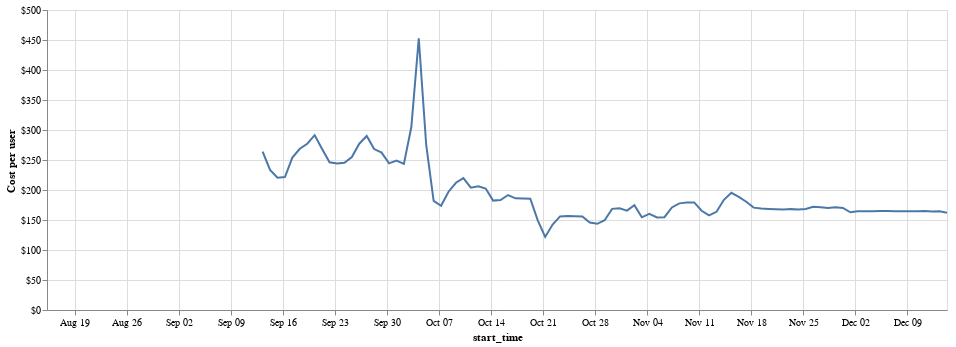

The notebook cell this image was saved under:
### Markdown cell above
## Daily cloud costs

### Code cell
alt.Chart(cost, width=900).mark_line().encode(
    x='start_time',
    y=alt.Y('cost', axis=alt.Axis(format="$.0f", title="Cost per user"))
)

### Figure 1 — Vega-Lite specification as saved in the notebook (floating-point values rounded to 4 significant figures)
{"$schema": "https://vega.github.io/schema/vega-lite/v2.6.0.json", "config": {"view": {"height": 300, "width": 400}}, "data": {"name": "data-e1a6ecb613e6b4b772489f2dc1fc7a71"}, "datasets": {"data-e1a6ecb613e6b4b772489f2dc1fc7a71": [{"cost": 40.16, "start_time": "2018-09-12T00:00:00-07:00"}, {"cost": 264.0, "start_time": "2018-09-13T00:00:00-07:00"}, {"cost": 233.4, "start_time": "2018-09-14T00:00:00-07:00"}, {"cost": 220.5, "start_time": "2018-09-15T00:00:00-07:00"}, {"cost": 221.5, "start_time": "2018-09-16T00:00:00-07:00"}, {"cost": 254.1, "start_time": "2018-09-17T00:00:00-07:00"}, {"cost": 268.7, "start_time": "2018-09-18T00:00:00-07:00"}, {"cost": 277.0, "start_time": "2018-09-19T00:00:00-07:00"}, {"cost": 291.3, "start_time": "2018-09-20T00:00:00-07:00"}, {"cost": 268.4, "start_time": "2018-09-21T00:00:00-07:00"}, {"cost": 246.1, "start_time": "2018-09-22T00:00:00-07:00"}, {"cost": 244.2, "start_time": "2018-09-23T00:00:00-07:00"}, {"cost": 245.5, "start_time": "2018-09-24T00:00:00-07:00"}, {"cost": 254.9, "start_time": "2018-09-25T00:00:00-07:00"}, {"cost": 277.2, "start_time": "2018-09-26T00:00:00-07:00"}, {"cost": 290.0, "start_time": "2018-09-27T00:00:00-07:00"}, {"cost": 268.3, "start_time": "2018-09-28T00:00:00-07:00"}, {"cost": 262.4, "start_time": "2018-09-29T00:00:00-07:00"}, {"cost": 244.4, "start_time": "2018-09-30T00:00:00-07:00"}, {"cost": 249.0, "start_time": "2018-10-01T00:00:00-07:00"}, {"cost": 243.5, "start_time": "2018-10-02T00:00:00-07:00"}, {"cost": 304.9, "start_time": "2018-10-03T00:00:00-07:00"}, {"cost": 453.0, "start_time": "2018-10-04T00:00:00-07:00"}, {"cost": 275.0, "start_time": "2018-10-05T00:00:00-07:00"}, {"cost": 181.8, "start_time": "2018-10-06T00:00:00-07:00"}, {"cost": 173.6, "start_time": "2018-10-07T00:00:00-07:00"}, {"cost": 197.1, "start_time": "2018-10-08T00:00:00-07:00"}, {"cost": 212.1, "start_time": "2018-10-09T00:00:00-07:00"}, {"cost": 219.8, "start_time": "2018-10-10T00:00:00-07:00"}, {"cost": 203.8, "start_time": "2018-10-11T00:00:00-07:00"}, {"cost": 206.1, "start_time": "2018-10-12T00:00:00-07:00"}, {"cost": 202.4, "start_time": "2018-10-13T00:00:00-07:00"}, {"cost": 182.3, "start_time": "2018-10-14T00:00:00-07:00"}, {"cost": 183.3, "start_time": "2018-10-15T00:00:00-07:00"}, {"cost": 191.6, "start_time": "2018-10-16T00:00:00-07:00"}, {"cost": 186.1, "start_time": "2018-10-17T00:00:00-07:00"}, {"cost": 185.8, "start_time": "2018-10-18T00:00:00-07:00"}, {"cost": 185.5, "start_time": "2018-10-19T00:00:00-07:00"}, {"cost": 149.5, "start_time": "2018-10-20T00:00:00-07:00"}, {"cost": 121.8, "start_time": "2018-10-21T00:00:00-07:00"}, {"cost": 142.4, "start_time": "2018-10-22T00:00:00-07:00"}, {"cost": 155.9, "start_time": "2018-10-23T00:00:00-07:00"}, {"cost": 156.9, "start_time": "2018-10-24T00:00:00-07:00"}, {"cost": 156.4, "start_time": "2018-10-25T00:00:00-07:00"}, {"cost": 155.9, "start_time": "2018-10-26T00:00:00-07:00"}, {"cost": 145.9, "start_time": "2018-10-27T00:00:00-07:00"}, {"cost": 143.6, "start_time": "2018-10-28T00:00:00-07:00"}, {"cost": 149.6, "start_time": "2018-10-29T00:00:00-07:00"}, {"cost": 168.6, "start_time": "2018-10-30T00:00:00-07:00"}, {"cost": 169.5, "start_time": "2018-10-31T00:00:00-07:00"}, {"cost": 165.7, "start_time": "2018-11-01T00:00:00-07:00"}, {"cost": 174.7, "start_time": "2018-11-02T00:00:00-07:00"}, {"cost": 154.5, "start_time": "2018-11-03T00:00:00-07:00"}, {"cost": 160.2, "start_time": "2018-11-04T00:00:00-07:00"}, {"cost": 154.2, "start_time": "2018-11-05T00:00:00-08:00"}, {"cost": 154.7, "start_time": "2018-11-06T00:00:00-08:00"}, {"cost": 170.9, "start_time": "2018-11-07T00:00:00-08:00"}, {"cost": 177.7, "start_time": "2018-11-08T00:00:00-08:00"}, {"cost": 179.0, "start_time": "2018-11-09T00:00:00-08:00"}, {"cost": 179.3, "start_time": "2018-11-10T00:00:00-08:00"}, {"cost": 165.4, "start_time": "2018-11-11T00:00:00-08:00"}, {"cost": 157.6, "start_time": "2018-11-12T00:00:00-08:00"}, {"cost": 163.7, "start_time": "2018-11-13T00:00:00-08:00"}, {"cost": 183.7, "start_time": "2018-11-14T00:00:00-08:00"}, {"cost": 195.3, "start_time": "2018-11-15T00:00:00-08:00"}, {"cost": 188.5, "start_time": "2018-11-16T00:00:00-08:00"}, {"cost": 180.4, "start_time": "2018-11-17T00:00:00-08:00"}, {"cost": 170.6, "start_time": "2018-11-18T00:00:00-08:00"}, {"cost": 169.1, "start_time": "2018-11-19T00:00:00-08:00"}, {"cost": 168.5, "start_time": "2018-11-20T00:00:00-08:00"}, {"cost": 168.1, "start_time": "2018-11-21T00:00:00-08:00"}, {"cost": 167.4, "start_time": "2018-11-22T00:00:00-08:00"}, {"cost": 168.1, "start_time": "2018-11-23T00:00:00-08:00"}, {"cost": 167.7, "start_time": "2018-11-24T00:00:00-08:00"}, {"cost": 168.4, "start_time": "2018-11-25T00:00:00-08:00"}, {"cost": 172.0, "start_time": "2018-11-26T00:00:00-08:00"}, {"cost": 171.2, "start_time": "2018-11-27T00:00:00-08:00"}, {"cost": 170.2, "start_time": "2018-11-28T00:00:00-08:00"}, {"cost": 171.2, "start_time": "2018-11-29T00:00:00-08:00"}, {"cost": 170.1, "start_time": "2018-11-30T00:00:00-08:00"}, {"cost": 162.9, "start_time": "2018-12-01T00:00:00-08:00"}, {"cost": 164.6, "start_time": "2018-12-02T00:00:00-08:00"}, {"cost": 164.5, "start_time": "2018-12-03T00:00:00-08:00"}, {"cost": 164.5, "start_time": "2018-12-04T00:00:00-08:00"}, {"cost": 165.2, "start_time": "2018-12-05T00:00:00-08:00"}, {"cost": 165.0, "start_time": "2018-12-06T00:00:00-08:00"}, {"cost": 164.4, "start_time": "2018-12-07T00:00:00-08:00"}, {"cost": 164.6, "start_time": "2018-12-08T00:00:00-08:00"}, {"cost": 164.6, "start_time": "2018-12-09T00:00:00-08:00"}, {"cost": 164.5, "start_time": "2018-12-10T00:00:00-08:00"}, {"cost": 164.9, "start_time": "2018-12-11T00:00:00-08:00"}, {"cost": 164.3, "start_time": "2018-12-12T00:00:00-08:00"}, {"cost": 164.6, "start_time": "2018-12-13T00:00:00-08:00"}, {"cost": 162.1, "start_time": "2018-12-14T00:00:00-08:00"}, {"cost": null, "start_time": "2018-08-15T00:00:00-07:00"}, {"cost": null, "start_time": "2018-08-16T00:00:00-07:00"}, {"cost": null, "start_time": "2018-08-17T00:00:00-07:00"}, {"cost": null, "start_time": "2018-08-18T00:00:00-07:00"}, {"cost": null, "start_time": "2018-08-19T00:00:00-07:00"}, {"cost": null, "start_time": "2018-08-20T00:00:00-07:00"}, {"cost": null, "start_time": "2018-08-21T00:00:00-07:00"}, {"cost": null, "start_time": "2018-08-22T00:00:00-07:00"}, {"cost": null, "start_time": "2018-08-23T00:00:00-07:00"}, {"cost": null, "start_time": "2018-08-24T00:00:00-07:00"}, {"cost": null, "start_time": "2018-08-25T00:00:00-07:00"}, {"cost": null, "start_time": "2018-08-26T00:00:00-07:00"}, {"cost": null, "start_time": "2018-08-27T00:00:00-07:00"}, {"cost": null, "start_time": "2018-08-28T00:00:00-07:00"}, {"cost": null, "start_time": "2018-08-29T00:00:00-07:00"}, {"cost": null, "start_time": "2018-08-30T00:00:00-07:00"}, {"cost": null, "start_time": "2018-08-31T00:00:00-07:00"}, {"cost": null, "start_time": "2018-09-01T00:00:00-07:00"}, {"cost": null, "start_time": "2018-09-02T00:00:00-07:00"}, {"cost": null, "start_time": "2018-09-03T00:00:00-07:00"}, {"cost": null, "start_time": "2018-09-04T00:00:00-07:00"}, {"cost": null, "start_time": "2018-09-05T00:00:00-07:00"}, {"cost": null, "start_time": "2018-09-06T00:00:00-07:00"}, {"cost": null, "start_time": "2018-09-07T00:00:00-07:00"}, {"cost": null, "start_time": "2018-09-08T00:00:00-07:00"}, {"cost": null, "start_time": "2018-09-09T00:00:00-07:00"}, {"cost": null, "start_time": "2018-09-10T00:00:00-07:00"}, {"cost": null, "start_time": "2018-09-11T00:00:00-07:00"}, {"cost": null, "start_time": "2018-09-12T00:00:00-07:00"}]}, "encoding": {"x": {"field": "start_time", "type": "temporal"}, "y": {"axis": {"format": "$.0f", "title": "Cost per user"}, "field": "cost", "type": "quantitative"}}, "mark": "line", "width": 900}
